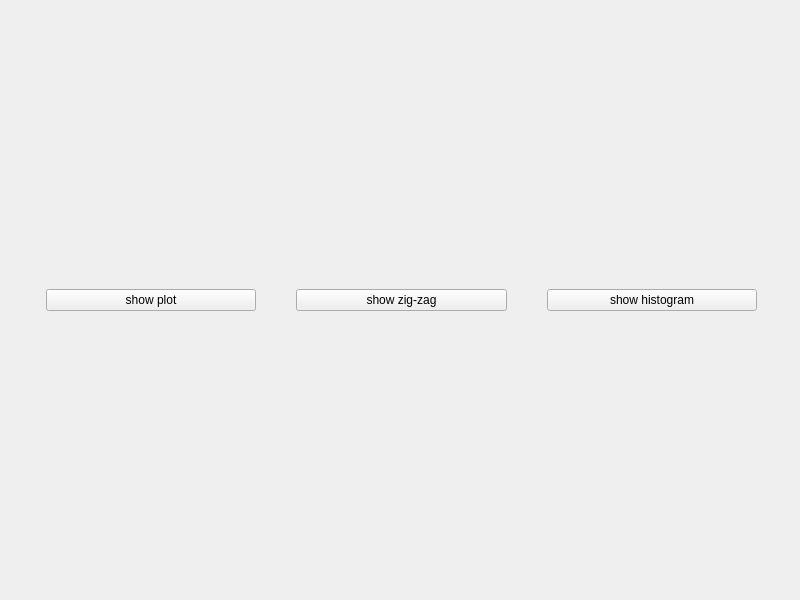
<?xml version="1.0" encoding="UTF-8"?>
<ui version="4.0">
 <class>MainWindow</class>
 <widget class="QMainWindow" name="MainWindow">
  <property name="geometry">
   <rect>
    <x>0</x>
    <y>0</y>
    <width>800</width>
    <height>600</height>
   </rect>
  </property>
  <property name="minimumSize">
   <size>
    <width>800</width>
    <height>600</height>
   </size>
  </property>
  <property name="maximumSize">
   <size>
    <width>800</width>
    <height>600</height>
   </size>
  </property>
  <property name="windowTitle">
   <string>Statistic project</string>
  </property>
  <widget class="QWidget" name="centralwidget">
   <widget class="QWidget" name="verticalLayoutWidget">
    <property name="geometry">
     <rect>
      <x>6</x>
      <y>10</y>
      <width>791</width>
      <height>581</height>
     </rect>
    </property>
    <layout class="QVBoxLayout" name="verticalLayout">
     <item>
      <layout class="QGridLayout" name="plotLayout"/>
     </item>
     <item>
      <layout class="QHBoxLayout" name="buttonLayout">
       <property name="spacing">
        <number>40</number>
       </property>
       <property name="leftMargin">
        <number>40</number>
       </property>
       <property name="rightMargin">
        <number>40</number>
       </property>
       <item>
        <widget class="QPushButton" name="btn_show_plt">
         <property name="text">
          <string>show plot</string>
         </property>
        </widget>
       </item>
       <item>
        <widget class="QPushButton" name="btn_show_zz">
         <property name="text">
          <string>show zig-zag</string>
         </property>
        </widget>
       </item>
       <item>
        <widget class="QPushButton" name="btn_show_hist">
         <property name="text">
          <string>show histogram</string>
         </property>
        </widget>
       </item>
      </layout>
     </item>
    </layout>
   </widget>
  </widget>
 </widget>
 <resources/>
 <connections/>
</ui>
